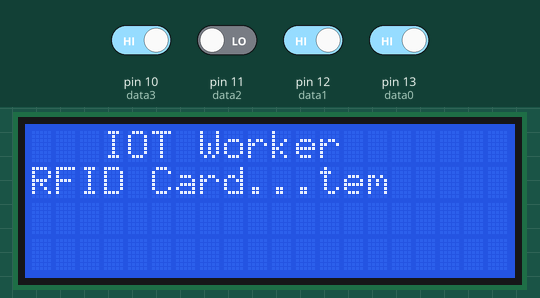
This sketch was run on a simulated Arduino Uno, built with avr-gcc and run on an emulated ATmega328P. Parts: 20×4 character LCD. The inputs (shaded band) are chosen by the test bench; at power-on: pin 10 (data3), pin 12 (data1), pin 13 (data0) HIGH, pin 11 (data2) LOW. What the sketch prints to the serial monitor is not drawn.

Above: at 5.1 s.
At 11.2 s:
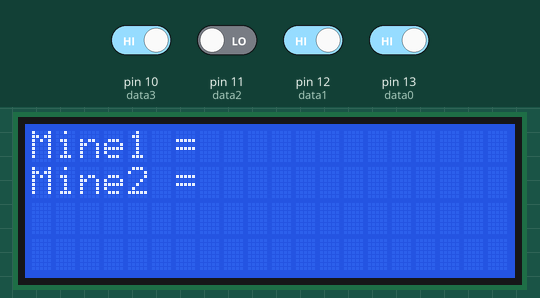
11.3 s: pin 13 (data0) driven LOW
14.3 s: pin 12 (data1) driven LOW
At 14.9 s:
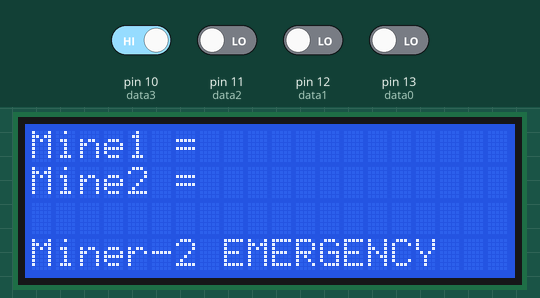
17.3 s: pin 10 (data3) driven LOW
20.3 s: pin 11 (data2) driven HIGH
At 23.1 s:
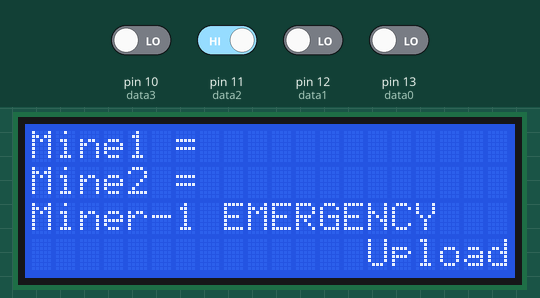
23.3 s: pin 10 (data3) driven HIGH and pin 11 (data2) driven LOW
At 25.4 s:
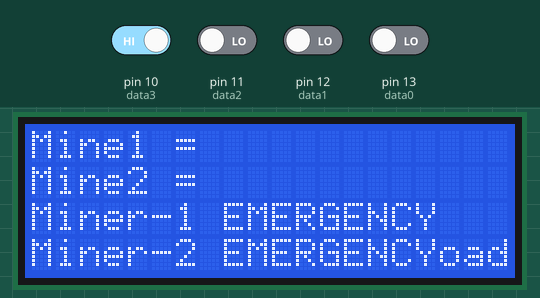
29.3 s: pin 13 (data0) driven HIGH
Timing chart, 0 to 32.3 s (numbered marks = the images above; inputs shaded):
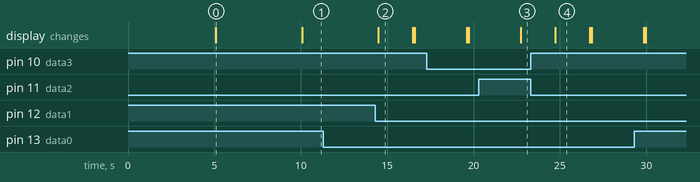

Measured:
- after the input at 11.3 s, every drawn part: stays the same
- after the input at 14.3 s, the display: changes after 0.19 s (image 2)
- after the input at 20.3 s, the display: changes after 2.4 s (image 3)
- after the input at 23.3 s, the display: changes after 1.4 s (image 4)
- what the display in image 0 shows lasts 5.0 s, from 5.1 s to 10.1 s
- what the display in image 2 shows lasts 2.0 s, from 14.5 s to 16.5 s

The sketch:

N408code.ino
```cpp
#include <SoftwareSerial.h>
#include <LiquidCrystal.h>

String iot_data[10];
String send_data;
SoftwareSerial espSerial(3,2);
SoftwareSerial rfid1(4, 5);

String inputString1 = "";
String inputString = "";
String user_1 = "1000CF57BC34";
String user_2 = "1000CFF62B02";

const int data0 = 13;
const int data1 = 12;
const int data2 = 11;
const int data3 = 10;

bool room1_1 = 0;
bool room2_2 = 0;
bool room1_2 = 0;
bool room2_1 = 0;
bool emergency1 = 0;
bool emergency2 = 0;

long previous_time = 0;


//LiquidCrystal lcd(A0, A1, A2, A3, A4, A5);
LiquidCrystal lcd(2, 3, 4, 5, 6, 7);

void setup()
{
  Serial.begin(9600);
  //Serial.println("POWERED");
  espSerial.begin(9600);
  lcd.begin(20, 4);
  rfid1.begin(9600);
  pinMode(data0, INPUT);
  pinMode(data1, INPUT);
  pinMode(data2, INPUT);
  pinMode(data3, INPUT);
  lcd.clear();
  lcd.print("   IOT Worker");

  Serial.print("   IOT Worker");
  lcd.setCursor(0, 1);
  lcd.print("Tracking System");

  Serial.print("Tracking System");
  read_serial();
  delay(5000); // delay 2 secs
  read_serial();
  //lcd.clear();
  //lcd.print("connecting To WIFI");

  //Serial.print("connecting To WIFI");
  //delay(2000);
  //lcd.clear();
  //lcd.print("Please Tap Your");

  Serial.print("Please Tap Your");
  lcd.setCursor(0, 1);
  lcd.print("RFID Card...");


  Serial.print("Card");
  delay(5000);
  previous_time = millis();
}

void loop()
{
  rfid1.listen();
  while (rfid1.available())
  {
    delay(2); // delay to allow byte to arrive in input buffer
    char c = rfid1.read();
    inputString1 += c;
  }

  if (inputString1.length() > 0)
  {
    if (inputString1 == user_1)
    {
      room1_1 = 1;
      room2_1 = 0;
    }
    else if (inputString1 == user_2)
    {
      room1_2 = 1;
      room2_2 = 0;
    }
  }
  if ((inputString.length() > 0) || (inputString1.length() > 0))
  {
    inputString = "";
    inputString1 = "";
  }

  scan();
  fill_iot_data_string();
  send_data = (iot_data[0]) + "*" + String(iot_data[1]) + "*" + String(iot_data[2]) + "*" + String(iot_data[3]) + "*" + String(iot_data[4]) + "*" + String(iot_data[5]);

  display();

  if ((millis() - previous_time >= 30000) || emergency1 > 0 || emergency2 > 0)
  {
    send_parameters();
    previous_time = millis();
  }
}

void send_parameters()
{
  espSerial.listen();
  lcd.setCursor(14, 3);
  lcd.print("Upload");

  //Serial.print("Upload");
  espSerial.print(send_data);
  Serial.print(send_data);
  delay(3000);
}

void SerialEvent()
{
  while (Serial.available())
  {
    delay(2); // delay to allow byte to arrive in input buffer
    char c = Serial.read();
    inputString += c;
  }
  if (inputString.length() > 0)
  {
    //////Serial.println(inputString);
    if (inputString == user_2)
    {
      room2_2 = 1;
      room1_2 = 0;
    }
    if (inputString == user_1)
    {
      room2_1 = 1;
      room1_1 = 0;
    }
  }
}

void scan()
{
  if ((digitalRead(data0) == LOW) && (digitalRead(data1) == LOW) && (digitalRead(data2) == HIGH) && (digitalRead(data3) == LOW))
  {
    lcd.setCursor(0, 2);
    lcd.print("Miner-1 EMERGENCY");

    Serial.print("Miner-1 EMERGENCY");
    // ////Serial.println("MINER1-EMERGENCY");
    emergency1 = 1;
    delay(2000);
  }
  else if ((digitalRead(data0) == HIGH) && (digitalRead(data1) == LOW) && (digitalRead(data2) == HIGH) && (digitalRead(data3) == LOW))
  {
    emergency1 = 0;
    display();
  }
  if ((digitalRead(data0) == LOW) && (digitalRead(data1) == LOW) && (digitalRead(data2) == LOW) && (digitalRead(data3) == HIGH))
  {
    lcd.setCursor(0, 3);
    lcd.print("Miner-2 EMERGENCY");

    Serial.print("Miner-2 EMERGENCY");
    //////Serial.println("MINER2-EMERGENCY");
    emergency2 = 1;
    delay(2000);
  }
  else if ((digitalRead(data0) == LOW) && (digitalRead(data1) == HIGH) && (digitalRead(data2) == LOW) && (digitalRead(data3) == HIGH))
  {
    emergency2 = 0;
    display();
  }
}

void display()
{
  lcd.clear();
  if (room1_2 == 1 && room1_1 == 1)
  {
    lcd.print("Mine1 =MINER1 MINER2");

    Serial.print("Mine1 =MINER1 MINER2");
  }
  else if (room1_1 == 1)
  {
    lcd.print("Mine1 =MINER1");

    Serial.print("Mine1 =MINER1");
  }
  else if (room1_2 == 1)
  {
    lcd.print("Mine1 =MINER2");

    Serial.print("Mine1 =MINER2");
  }

  else
  {
    lcd.print("Mine1 = ");

    Serial.print("Mine1 = ");
  }
  lcd.setCursor(0, 1);
  if (room2_2 == 1 && room2_1 == 1)
  {
    lcd.print("Mine2 =MINER1 MINER2");

    Serial.print("Mine2 =MINER1 MINER2");
  }
  else if (room2_1 == 1)
  {
    lcd.print("Mine2 =MINER1");

    Serial.print("Mine2 =MINER1");
  }
  else if (room2_2 == 1)
  {
    lcd.print("Mine2 =MINER2");

    Serial.print("Mine2 =MINER2");
  }
  else
  {
    lcd.print("Mine2 = ");

    Serial.print("Mine2 = ");
  }
  delay(100);
}

void fill_iot_data_string()
{
  if (room1_1 == 1)
  {
    iot_data[0] = "1";
  }
  else
  {
    iot_data[0] = "0";
  }

  if (room1_2 == 1)
  {
    iot_data[1] = "1";
  }
  else
  {
    iot_data[1] = "0";
  }

  if (room2_1 == 1)
  {
    iot_data[2] = "1";
  }
  else
  {
    iot_data[2] = "0";
  }

  if (room2_2 == 1)
  {
    iot_data[3] = "1";
  }
  else
  {
    iot_data[3] = "0";
  }
  iot_data[4] = String(emergency1);
  iot_data[5] = String(emergency2);
}


void read_serial(){
  if (Serial.available() > 0) {
    String data = "";
    while (Serial.available()) {
      delay(1);
      char c = Serial.read();
      data += c;
    }

    lcd.setCursor(0, 1);
    lcd.print(data);
    delay(200);
    lcd.clear();
  }
}

String read_return_serial() {
  if (Serial.available() > 0) {
    String data = "";
    while (Serial.available()) {
      delay(1);
      char c = Serial.read();
      data += c;
    }

    return data;
  }

  // Return an empty string if no data is available
  return "";
}
```
